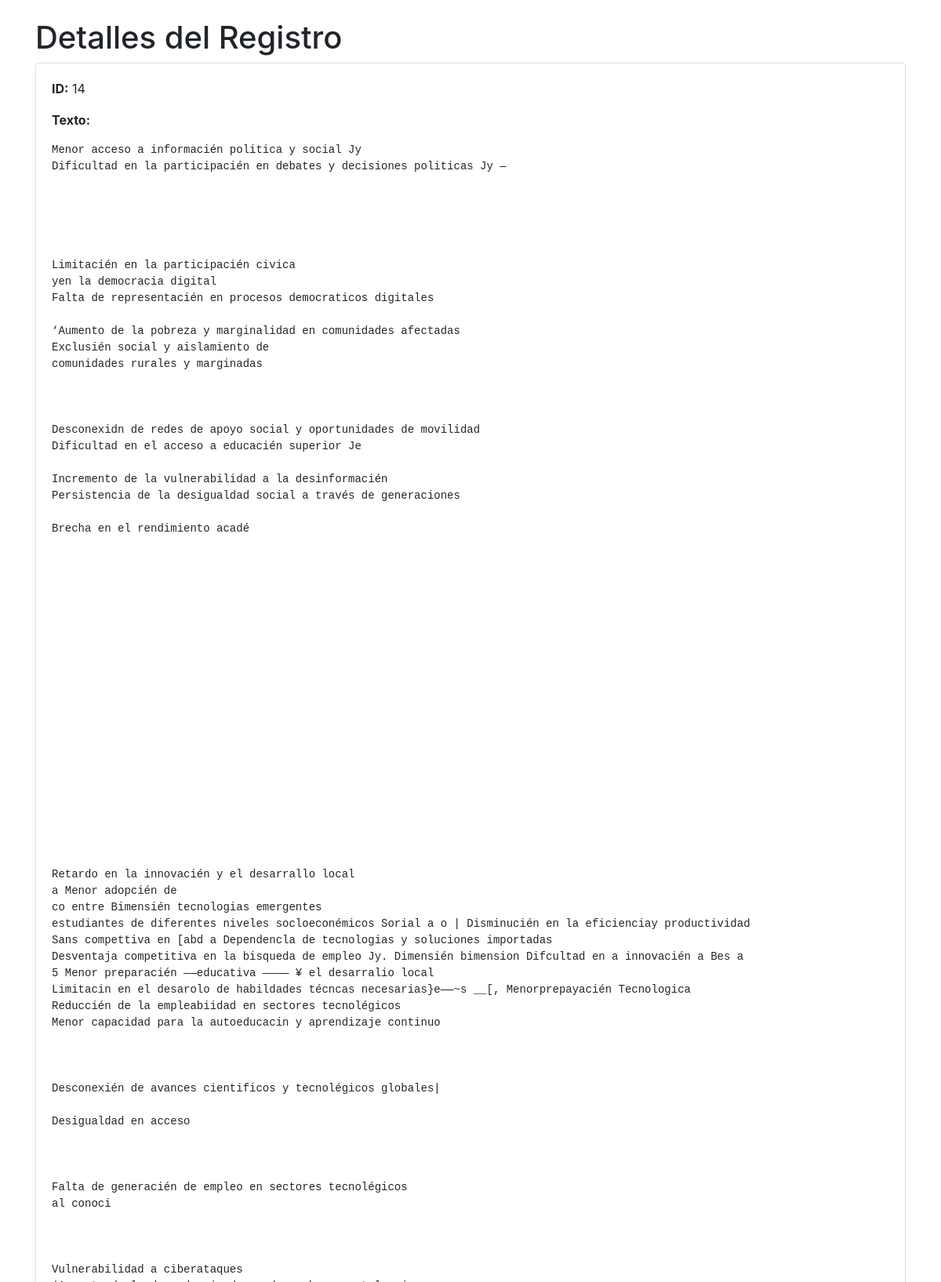
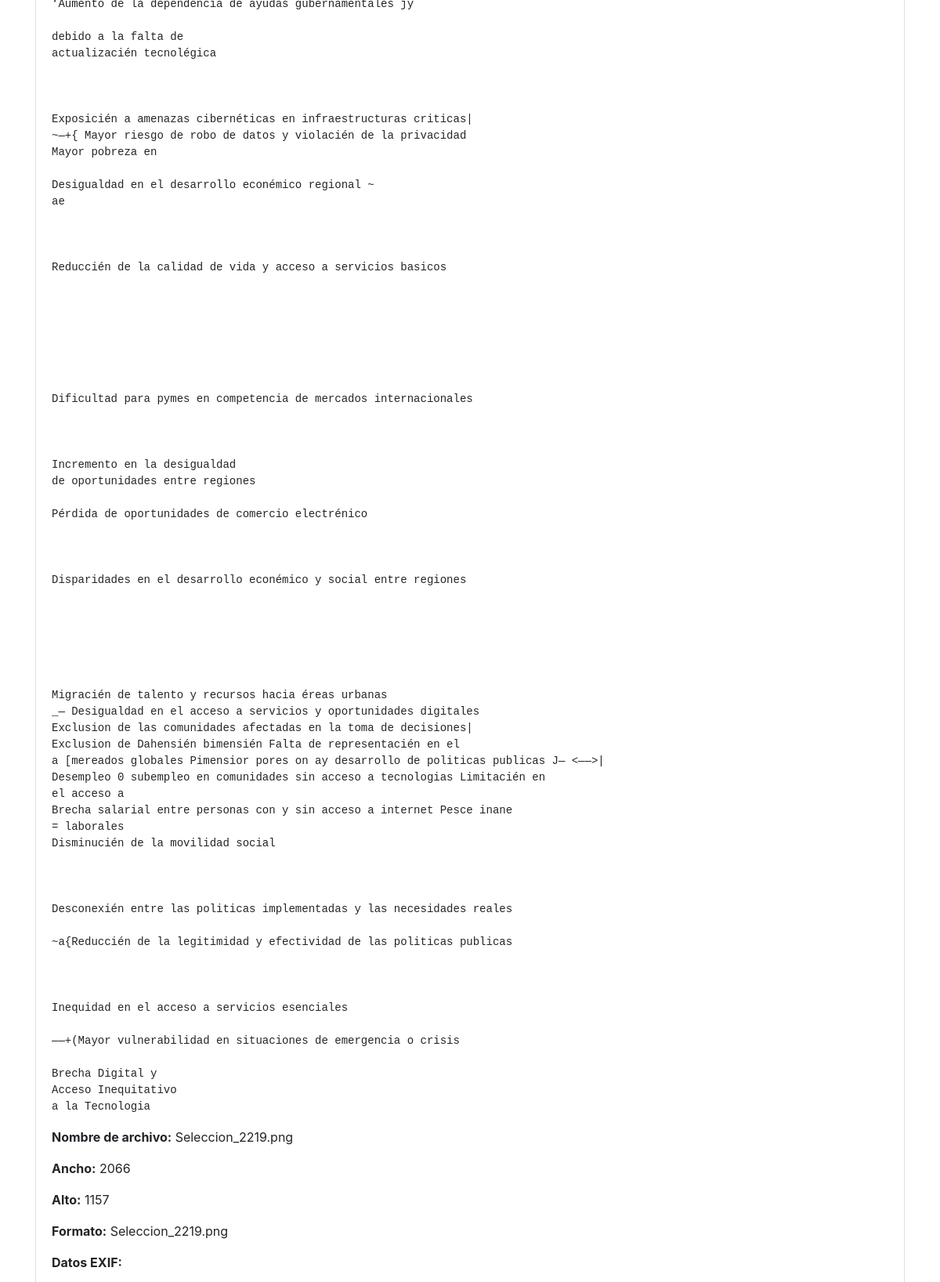
/admin/details/14 (signed in, upper part), run on the app's committed database (2 pictures, top to bottom).
### tables this page shows
CREATE TABLE ocr_results (id INTEGER PRIMARY KEY, text TEXT, filename TEXT, width INTEGER, height INTEGER, format TEXT, exif_data TEXT);

### app.py (the view)
@app.route('/admin/details/<int:id>', methods=['GET'])
@login_required
def view_details(id):
    db = get_db()
    try:
        result = db.execute('SELECT * FROM ocr_results WHERE id = ?', (id,)).fetchone()
    finally:
        db.close()
    if result:
        return render_template('details.html', result=result)
    else:
        return render_template('error.html', message='Record not found')

### app.py (called while the page is built)
def get_db():
    db = sqlite3.connect('ocr_data.db')
    db.row_factory = sqlite3.Row
    return db

def login_required(f):
    @wraps(f)
    def decorated_function(*args, **kwargs):
        if 'username' not in session:
            return redirect(url_for('login', next=request.url))
        return f(*args, **kwargs)
    return decorated_function

### templates/details.html (shortened to what this page needs)
<!DOCTYPE html>
<html>
<head>
  <link href="https://stackpath.bootstrapcdn.com/bootstrap/4.3.1/css/bootstrap.min.css" rel="stylesheet">
</head>
<body>
  <div class="container mt-4">
    <h1>Detalles del Registro</h1>
    {% if result %}
      <div class="card">
        <div class="card-body">
          <p class="card-text"><b>ID:</b> {{ result.id }}</p>
          <p class="card-text"><b>Texto:</b> </p>
          <pre>{{ result.text | safe }}</pre>
          <p class="card-text"><b>Nombre de archivo:</b> {{ result.filename }}</p>
          <p class="card-text"><b>Ancho:</b> {{ result.width }}</p>
          <p class="card-text"><b>Alto:</b> {{ result.height }}</p>
          <p class="card-text"><b>Formato:</b> {{ result.filename }}</p>
          <p class="card-text"><b>Datos EXIF:</b></p>
        </div>
      </div>
    {% else %}
      <div class="alert alert-danger" role="alert">
        Registro no encontrado.
      </div>
    {% endif %}
</body>
</html>

### data on the page
ocr_results: id "14", text "Menor acceso a informacién politica y social Jy Dificultad en la participacién en debates y decisiones politicas Jy — Limitacién en la participacién civica yen la democracia digital Falta de representacién en procesos democraticos digitales ‘Aumento de la pobreza y marginalidad en comunidades afectadas Exclusién social y aislamiento de comunidades rurales y marginadas Desconexidn de redes de apoyo social y oportunidades de movilidad Dificultad en el acceso a educacién superior Je Incremento de la vulnerabilidad a la desinformacién Persistencia de la desigualdad social a través de generaciones Brecha en el rendimiento acadé Retardo en la innovacién y el desarrallo local a Menor adopcién de…", filename "Seleccion_2219.png", width "2066", height "1157"
